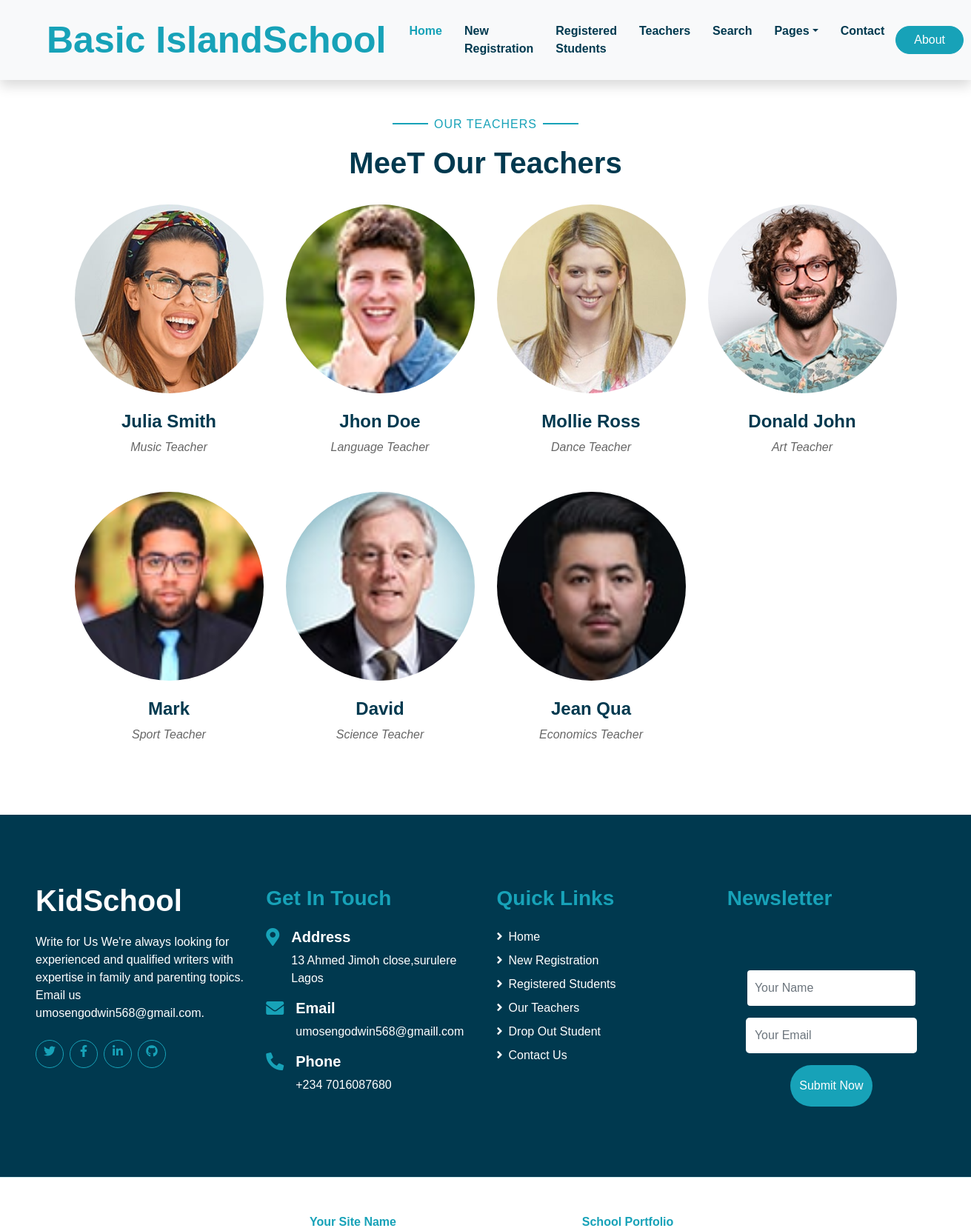
The page /teachers on the database its author committed.
### studentinformation/models.py (models this page shows, shortened)
class Teachers (models.Model):
    teacher_name = models.CharField(max_length=100)
    teacher_subject = models.TextField()
    image = models.ImageField(upload_to='images')

### studentinformation/views.py (the view)
# urls.py: path('teachers', views.teachers, name='teachers'),
def teachers (request):
    head = "OUR TEACHERS"
    head_title = "MeeT Our Teachers"
    teachers = Teachers.objects.all()
    context ={'teachers':teachers,'head':head,'head_title':head_title}
    return render(request,'teachers.html',context)

### studentinformation/templates/teachers.html
{% extends 'base.html'%}
{% load static %}
{% block content%}
 <div class="container-fluid pt-5">
    <div class="container">
        <div class="text-center pb-2">
            <p class="section-title px-5"><span class="px-2">{{head}}</span></p>
            <h1 class="mb-4">{{head_title}}</h1>
        </div>
        <div class="row">
            {% for teacher in teachers %}
            <div class="col-md-6 col-lg-3 text-center team mb-5">
                <div class="position-relative overflow-hidden mb-4" style="border-radius: 100%;">
                    <img class="img-fluid w-100" src="{{teacher.image.url}}" alt="" >
                </div>
                <h4>{{teacher.teacher_name}}</h4>
                <i>{{teacher.teacher_subject}}</i>
            </div>
            {% endfor %}
        </div>
    </div>
</div>
{% endblock %}

### studentinformation/static/css/login.css (style rules this page uses)
html,body { height:100%; margin:0; background-color:#fff; }

### rows shown on the page
Teachers: image (picture), teacher_name "Julia Smith", teacher_subject "Music Teacher"
Teachers: image (picture), teacher_name "Jhon Doe", teacher_subject "Language Teacher"
Teachers: image (picture), teacher_name "Mollie Ross", teacher_subject "Dance Teacher"
Teachers: image (picture), teacher_name "Donald John", teacher_subject "Art Teacher"
Teachers: image (placeholder picture), teacher_name "Mark", teacher_subject "Sport Teacher"
Teachers: image (picture), teacher_name "David", teacher_subject "Science Teacher"
Teachers: image (picture), teacher_name "Jean Qua", teacher_subject "Economics Teacher"

### other values the page prints
{{ head }} "OUR TEACHERS"
{{ head_title }} "MeeT Our Teachers"
